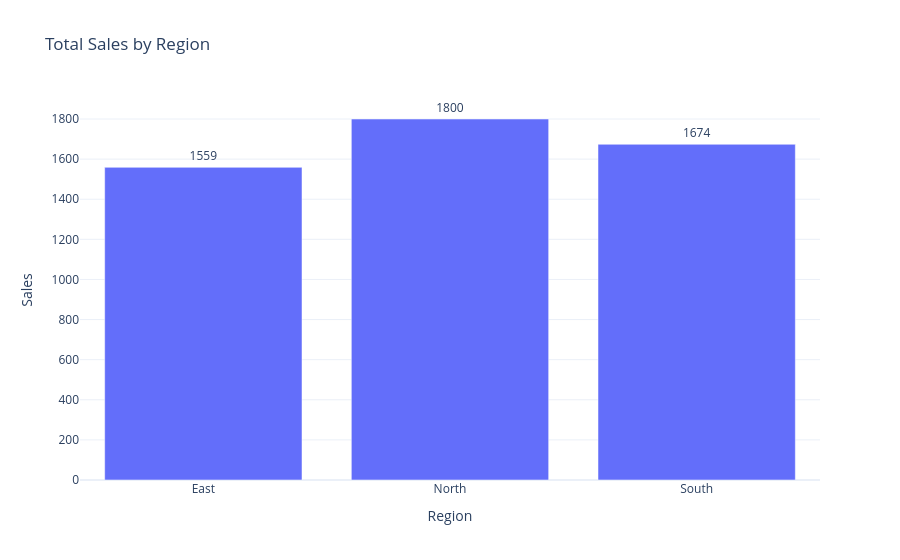

Here is the notebook cell this chart was saved with:
### Code cell
fig = px.bar(
    region_sales,
    x="region",
    y="sales",
    text="sales",
    title="Total Sales by Region"
)

fig.update_traces(textposition="outside")
fig.update_layout(
    xaxis_title="Region",
    yaxis_title="Sales"
)

fig.show()

### Figure 1 — Plotly figure (JSON) as saved in the notebook; plotly's stock layout.template omitted (floating-point values rounded to 4 significant figures)
{"data": [{"hovertemplate": "region=%{x}<br>sales=%{text}<extra></extra>", "legendgroup": "", "marker": {"color": "#636efa", "pattern": {"shape": ""}}, "name": "", "orientation": "v", "showlegend": false, "text": [1559.0, 1800.0, 1674.0], "textposition": "outside", "type": "bar", "x": ["East", "North", "South"], "xaxis": "x", "y": [1559, 1800, 1674], "yaxis": "y"}], "layout": {"barmode": "relative", "legend": {"tracegroupgap": 0}, "title": {"text": "Total Sales by Region"}, "xaxis": {"anchor": "y", "domain": [0, 1], "title": {"text": "Region"}}, "yaxis": {"anchor": "x", "domain": [0, 1], "title": {"text": "Sales"}}}}
